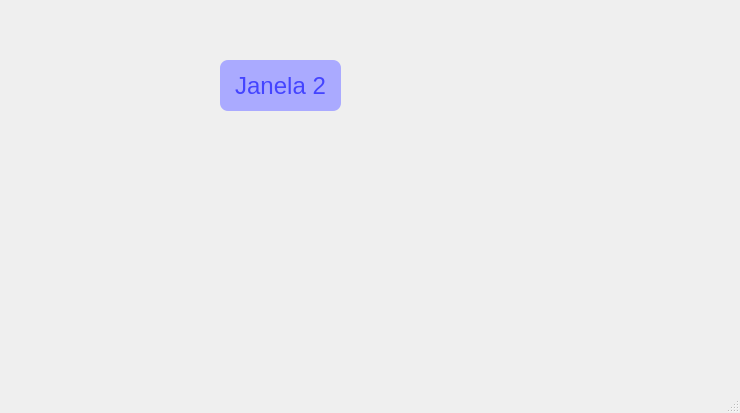
<?xml version="1.0" encoding="UTF-8"?>
<ui version="4.0">
 <class>MainWindow</class>
 <widget class="QMainWindow" name="MainWindow">
  <property name="geometry">
   <rect>
    <x>0</x>
    <y>0</y>
    <width>740</width>
    <height>413</height>
   </rect>
  </property>
  <property name="windowTitle">
   <string>MainWindow</string>
  </property>
  <widget class="QWidget" name="centralwidget">
   <widget class="QPushButton" name="pushButton">
    <property name="geometry">
     <rect>
      <x>220</x>
      <y>60</y>
      <width>121</width>
      <height>51</height>
     </rect>
    </property>
    <property name="styleSheet">
     <string notr="true">background-color: #aaf;
color: #44f;
font-size: 18pt;
border-radius: 8px;
</string>
    </property>
    <property name="text">
     <string>Janela 2</string>
    </property>
   </widget>
  </widget>
  <widget class="QMenuBar" name="menubar">
   <property name="geometry">
    <rect>
     <x>0</x>
     <y>0</y>
     <width>740</width>
     <height>21</height>
    </rect>
   </property>
  </widget>
  <widget class="QStatusBar" name="statusbar"/>
 </widget>
 <resources/>
 <connections/>
</ui>
